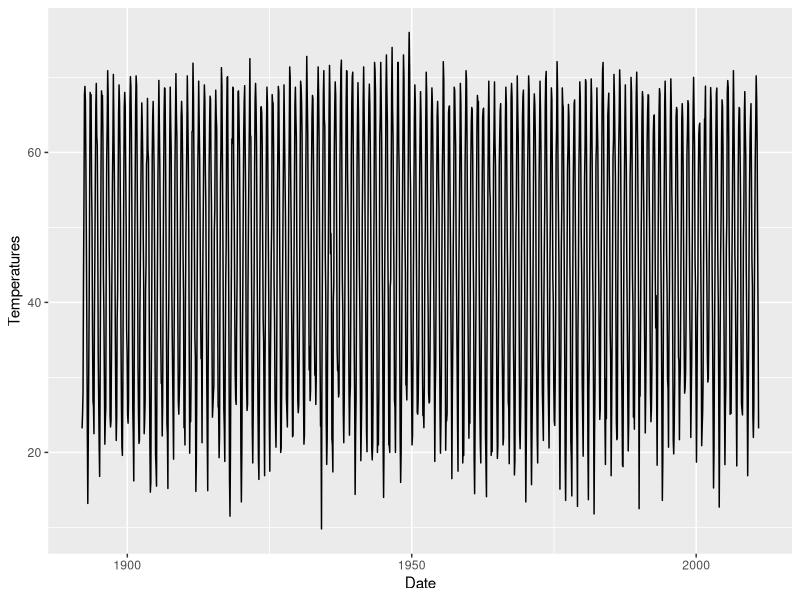

Reproduce this figure in R. (Note: this script raises an error after producing the figure.)
##new project! Weather

setwd("~/Desktop/WilliamstownWeather/RStuff")

## check argument for read.table to get variable names

x <- read.table("MonthlyTemp.txt", header = TRUE) ##C-c C-n, C-x o

##C-x C-f to find a doc/file

library(lubridate)
library(reshape)
library(ggplot2)
y <- melt(x, id="Year")

##y$index = 1:nrow(y)

stringDates <- paste(y$variable, y$Year, 20, sep="/")
Date <- as.Date(stringDates, format="%b/%Y/%d")
Temperatures <- y$value
data.frame(Date, Temperatures)
qplot(Date, Temperatures, geom = "line")

##code for 2nd and 3rd graphs

weather2 <- read.table("DailyTemp1.txt")
dates1 <- weather2[,1]
temps1 <- weather2[,3]
plot(dates1, temps1)

weather3 <- read.table("DailyTemp2.txt", sep = "\t")
dates2 <- weather3[,1]
temps2 <- weather3[,2]
plot(dates2, temps2)
